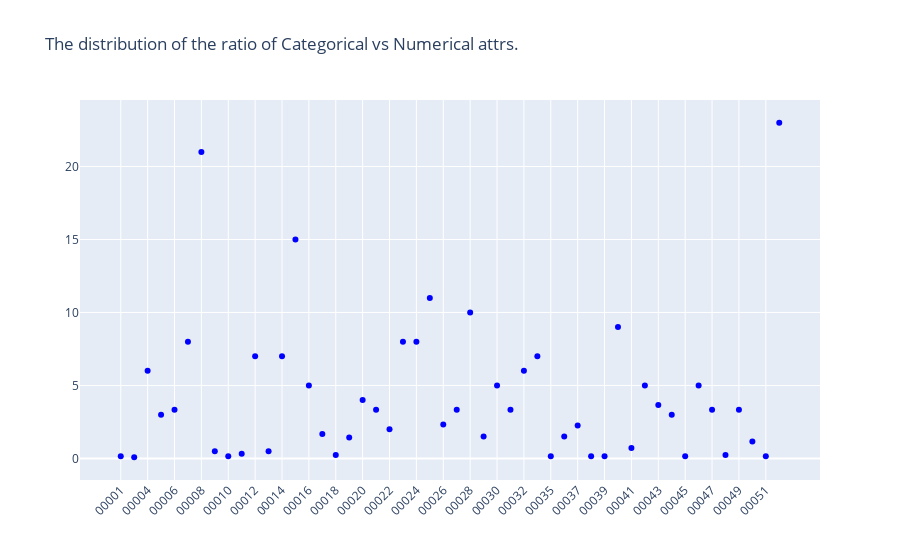

Write notebook code for a chart like this one.
### Code cell
coords = {}
for t_name, df in dfs_new2.items():
    x=y=0
    for (idx, col) in enumerate(df):
        if not types.is_numeric_dtype(df[col].dtypes):
            x=x+1
        else:
            y=y+1
    coords[t_name]=[x,y]
x = [val[0] for i, val in enumerate(coords.values())]
y = [val[1] for i, val in enumerate(coords.values())]
label = [val for i, val in enumerate(coords.keys())]

fig = go.Figure(data=go.Scatter(x=label,
                                y=[(i/(1 if j is 0 else j)) for i,j in zip(x, y)],
                                mode='markers',
                                marker_color='blue',
                                text=random.sample(range(1, 51), 50)))

fig.update_layout(barmode='group', xaxis_tickangle=-45)
fig.update_layout(title='The distribution of the ratio of Categorical vs Numerical attrs.')
fig.show()

### Figure 1 — Plotly figure (JSON) as saved in the notebook; plotly's stock layout.template omitted (floating-point values rounded to 4 significant figures)
{"data": [{"marker": {"color": "blue"}, "mode": "markers", "text": ["30", "45", "21", "32", "31", "8", "2", "20", "25", "22", "27", "13", "17", "7", "38", "33", "14", "28", "44", "49", "1", "39", "5", "47", "24", "6", "15", "23", "36", "34", "18", "46", "41", "26", "19", "9", "11", "50", "37", "48", "10", "42", "12", "29", "43", "3", "40", "16", "35", "4"], "type": "scatter", "x": ["00001", "00003", "00004", "00005", "00006", "00007", "00008", "00009", "00010", "00011", "00012", "00013", "00014", "00015", "00016", "00017", "00018", "00019", "00020", "00021", "00022", "00023", "00024", "00025", "00026", "00027", "00028", "00029", "00030", "00031", "00032", "00033", "00035", "00036", "00037", "00038", "00039", "00040", "00041", "00042", "00043", "00044", "00045", "00046", "00047", "00048", "00049", "00050", "00051", "00052"], "y": [0.1538, 0.08108, 6, 3, 3.333, 8, 21, 0.5, 0.1538, 0.3125, 7, 0.5, 7, 15, 5, 1.667, 0.2308, 1.429, 4, 3.333, 2, 8, 8, 11, 2.333, 3.333, 10, 1.5, 5, 3.333, 6, 7, 0.1538, 1.5, 2.25, 0.1429, 0.1429, 9, 0.7143, 5, 3.667, 3, 0.1538, 5, 3.333, 0.2308, 3.333, 1.167, 0.1579, 23]}], "layout": {"barmode": "group", "title": {"text": "The distribution of the ratio of Categorical vs Numerical attrs."}, "xaxis": {"tickangle": -45}}}
